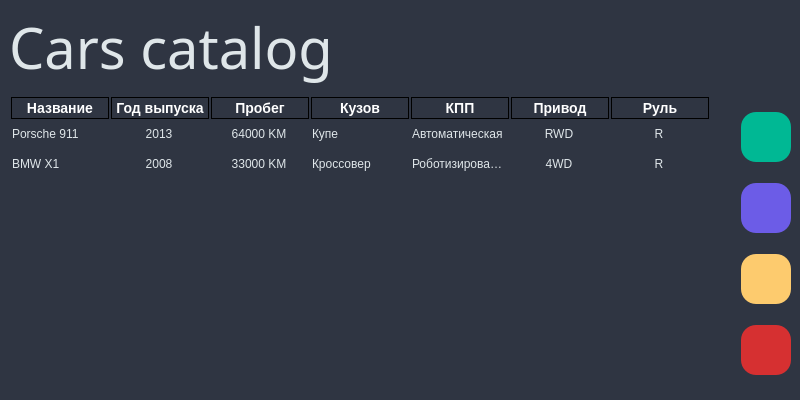
<?xml version="1.0" encoding="UTF-8"?>
<ui version="4.0">
 <class>MainWindow</class>
 <widget class="QMainWindow" name="MainWindow">
  <property name="geometry">
   <rect>
    <x>0</x>
    <y>0</y>
    <width>800</width>
    <height>400</height>
   </rect>
  </property>
  <property name="minimumSize">
   <size>
    <width>800</width>
    <height>200</height>
   </size>
  </property>
  <property name="font">
   <font>
    <pointsize>11</pointsize>
   </font>
  </property>
  <property name="windowTitle">
   <string>MainWindow</string>
  </property>
  <property name="styleSheet">
   <string notr="true">QHeaderView::section {
    background-color: transparent;
    color: white;
    font-size: 14px;
	font-weight: bold;
	border: 1px solid black;
	margin-left: 2px;
	left: -2px;
    border-radius: 50%;
}

QWidget{
	background-color:#2d3436;
	background-color:#2f3542;
}

QLineEdit, QScrollArea{
	border: none;
	color: #dfe6e9;
}

QTableWidget {
	background-color: #2f3542;
	color: #dfe6e9;

	border: 0px solid #636e72;
	border-radius: ;
	
	font: &quot;Arial Rounded MT Bold&quot;;
}</string>
  </property>
  <widget class="QWidget" name="centralwidget">
   <layout class="QGridLayout" name="gridLayout">
    <item row="2" column="0">
     <widget class="QTableWidget" name="tableWidget">
      <property name="styleSheet">
       <string notr="true">background-color: #2f3542;</string>
      </property>
      <property name="showGrid">
       <bool>false</bool>
      </property>
      <property name="gridStyle">
       <enum>Qt::NoPen</enum>
      </property>
      <property name="sortingEnabled">
       <bool>false</bool>
      </property>
      <property name="wordWrap">
       <bool>true</bool>
      </property>
      <property name="cornerButtonEnabled">
       <bool>true</bool>
      </property>
      <attribute name="verticalHeaderVisible">
       <bool>false</bool>
      </attribute>
      <row>
       <property name="text">
        <string>1</string>
       </property>
      </row>
      <row>
       <property name="text">
        <string>2</string>
       </property>
      </row>
      <column>
       <property name="text">
        <string>Название</string>
       </property>
       <property name="background">
        <color>
         <red>47</red>
         <green>53</green>
         <blue>66</blue>
        </color>
       </property>
      </column>
      <column>
       <property name="text">
        <string>Год выпуска</string>
       </property>
      </column>
      <column>
       <property name="text">
        <string>Пробег</string>
       </property>
      </column>
      <column>
       <property name="text">
        <string>Кузов</string>
       </property>
      </column>
      <column>
       <property name="text">
        <string>КПП</string>
       </property>
      </column>
      <column>
       <property name="text">
        <string>Привод</string>
       </property>
      </column>
      <column>
       <property name="text">
        <string>Руль</string>
       </property>
      </column>
      <item row="0" column="0">
       <property name="text">
        <string>Porsche 911</string>
       </property>
       <property name="font">
        <font>
         <italic>false</italic>
         <bold>false</bold>
         <underline>false</underline>
         <strikeout>false</strikeout>
         <kerning>true</kerning>
        </font>
       </property>
      </item>
      <item row="0" column="1">
       <property name="text">
        <string>2013</string>
       </property>
       <property name="textAlignment">
        <set>AlignCenter</set>
       </property>
      </item>
      <item row="0" column="2">
       <property name="text">
        <string>64000 KM</string>
       </property>
       <property name="textAlignment">
        <set>AlignCenter</set>
       </property>
      </item>
      <item row="0" column="3">
       <property name="text">
        <string>Купе</string>
       </property>
      </item>
      <item row="0" column="4">
       <property name="text">
        <string>Автоматическая</string>
       </property>
      </item>
      <item row="0" column="5">
       <property name="text">
        <string>RWD</string>
       </property>
       <property name="textAlignment">
        <set>AlignCenter</set>
       </property>
      </item>
      <item row="0" column="6">
       <property name="text">
        <string>R</string>
       </property>
       <property name="textAlignment">
        <set>AlignCenter</set>
       </property>
      </item>
      <item row="1" column="0">
       <property name="text">
        <string>BMW X1</string>
       </property>
      </item>
      <item row="1" column="1">
       <property name="text">
        <string>2008</string>
       </property>
       <property name="textAlignment">
        <set>AlignCenter</set>
       </property>
       <property name="flags">
        <set>ItemIsSelectable|ItemIsUserCheckable|ItemIsEnabled</set>
       </property>
      </item>
      <item row="1" column="2">
       <property name="text">
        <string>33000 KM</string>
       </property>
       <property name="textAlignment">
        <set>AlignCenter</set>
       </property>
      </item>
      <item row="1" column="3">
       <property name="text">
        <string>Кроссовер</string>
       </property>
      </item>
      <item row="1" column="4">
       <property name="text">
        <string>Роботизированная</string>
       </property>
      </item>
      <item row="1" column="5">
       <property name="text">
        <string>4WD</string>
       </property>
       <property name="textAlignment">
        <set>AlignCenter</set>
       </property>
      </item>
      <item row="1" column="6">
       <property name="text">
        <string>R</string>
       </property>
       <property name="textAlignment">
        <set>AlignCenter</set>
       </property>
      </item>
     </widget>
    </item>
    <item row="1" column="0">
     <spacer name="verticalSpacer">
      <property name="orientation">
       <enum>Qt::Vertical</enum>
      </property>
      <property name="sizeType">
       <enum>QSizePolicy::Fixed</enum>
      </property>
      <property name="sizeHint" stdset="0">
       <size>
        <width>20</width>
        <height>5</height>
       </size>
      </property>
     </spacer>
    </item>
    <item row="2" column="2">
     <layout class="QVBoxLayout" name="verticalLayout_2">
      <item>
       <widget class="QPushButton" name="btn_add">
        <property name="sizePolicy">
         <sizepolicy hsizetype="Maximum" vsizetype="Maximum">
          <horstretch>0</horstretch>
          <verstretch>0</verstretch>
         </sizepolicy>
        </property>
        <property name="styleSheet">
         <string notr="true">QPushButton{
	background-color: #00b894;
	border-radius: 15%;
	height: 50px;
	width: 50px;
}

QPushButton:hover {
	border: 3px solid black;
}

QPushButton:pressed{
	background-color: #55efc4;
}

</string>
        </property>
        <property name="text">
         <string/>
        </property>
        <property name="icon">
         <iconset resource="icons/res.qrc">
          <normaloff>:/plus.svg</normaloff>:/plus.svg</iconset>
        </property>
        <property name="iconSize">
         <size>
          <width>24</width>
          <height>24</height>
         </size>
        </property>
        <property name="shortcut">
         <string>Ctrl+Shift+A</string>
        </property>
       </widget>
      </item>
      <item>
       <widget class="QPushButton" name="btn_filter">
        <property name="sizePolicy">
         <sizepolicy hsizetype="Maximum" vsizetype="Maximum">
          <horstretch>0</horstretch>
          <verstretch>0</verstretch>
         </sizepolicy>
        </property>
        <property name="styleSheet">
         <string notr="true">QPushButton{
	background-color: #6c5ce7;
	border-radius: 15%;
	height: 50px;
	width: 50px;
}

QPushButton:hover {
	border: 3px solid black;
}

QPushButton:pressed{
	background-color: #a29bfe;
}

</string>
        </property>
        <property name="text">
         <string/>
        </property>
        <property name="icon">
         <iconset resource="icons/res.qrc">
          <normaloff>:/filter.svg</normaloff>:/filter.svg</iconset>
        </property>
        <property name="iconSize">
         <size>
          <width>40</width>
          <height>40</height>
         </size>
        </property>
        <property name="shortcut">
         <string>Ctrl+Shift+A</string>
        </property>
       </widget>
      </item>
      <item>
       <widget class="QPushButton" name="btn_edit">
        <property name="enabled">
         <bool>false</bool>
        </property>
        <property name="sizePolicy">
         <sizepolicy hsizetype="Maximum" vsizetype="Maximum">
          <horstretch>0</horstretch>
          <verstretch>0</verstretch>
         </sizepolicy>
        </property>
        <property name="styleSheet">
         <string notr="true">QPushButton{
	background-color: #fdcb6e;
	border-radius: 15%;
	height: 50px;
	width: 50px;
}

QPushButton:hover {
	border: 3px solid black;
}

QPushButton:pressed{
	background-color: #ffeaa7;
}</string>
        </property>
        <property name="text">
         <string/>
        </property>
        <property name="icon">
         <iconset resource="icons/res.qrc">
          <normaloff>:/pencil.svg</normaloff>:/pencil.svg</iconset>
        </property>
        <property name="iconSize">
         <size>
          <width>24</width>
          <height>24</height>
         </size>
        </property>
        <property name="shortcut">
         <string>Ctrl+Shift+E</string>
        </property>
       </widget>
      </item>
      <item>
       <widget class="QPushButton" name="btn_remove">
        <property name="enabled">
         <bool>false</bool>
        </property>
        <property name="sizePolicy">
         <sizepolicy hsizetype="Maximum" vsizetype="Maximum">
          <horstretch>0</horstretch>
          <verstretch>0</verstretch>
         </sizepolicy>
        </property>
        <property name="styleSheet">
         <string notr="true">QPushButton{
	background-color: #d63031;
	border-radius: 15%;
	height: 50px;
	width: 50px;
}

QPushButton:hover {
	border: 3px solid black;
}

QPushButton:pressed{
	background-color: #ff7675;
}</string>
        </property>
        <property name="text">
         <string/>
        </property>
        <property name="icon">
         <iconset resource="icons/res.qrc">
          <normaloff>:/cross.svg</normaloff>:/cross.svg</iconset>
        </property>
        <property name="iconSize">
         <size>
          <width>24</width>
          <height>24</height>
         </size>
        </property>
        <property name="shortcut">
         <string>Ctrl+Shift+D</string>
        </property>
       </widget>
      </item>
     </layout>
    </item>
    <item row="2" column="1">
     <spacer name="horizontalSpacer">
      <property name="orientation">
       <enum>Qt::Horizontal</enum>
      </property>
      <property name="sizeType">
       <enum>QSizePolicy::Fixed</enum>
      </property>
      <property name="sizeHint" stdset="0">
       <size>
        <width>10</width>
        <height>20</height>
       </size>
      </property>
     </spacer>
    </item>
    <item row="0" column="0">
     <widget class="QLabel" name="tittle">
      <property name="sizePolicy">
       <sizepolicy hsizetype="Fixed" vsizetype="Preferred">
        <horstretch>0</horstretch>
        <verstretch>0</verstretch>
       </sizepolicy>
      </property>
      <property name="font">
       <font>
        <family>Eras Bold ITC</family>
        <pointsize>42</pointsize>
       </font>
      </property>
      <property name="styleSheet">
       <string notr="true">color: #dfe6e9;</string>
      </property>
      <property name="text">
       <string>Cars catalog</string>
      </property>
     </widget>
    </item>
   </layout>
  </widget>
 </widget>
 <resources>
  <include location="icons/res.qrc"/>
 </resources>
 <connections/>
</ui>
